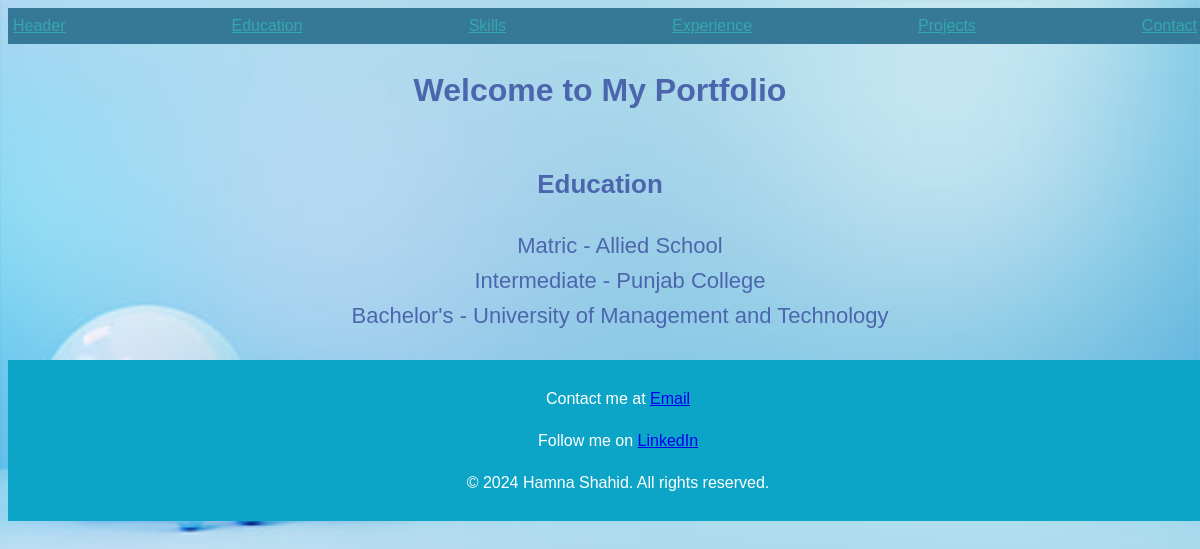
The app's page /education/ with its own data.
### portfolio/models.py (models this page shows, shortened)
class Education(models.Model):
    objects = None
    degree = models.CharField(max_length=255)
    institution = models.CharField(max_length=255)

### portfolio/views.py (the view)
# urls.py: path('education/', views.education_list, name='education'),
def education_list(request):
    education_items = Education.objects.all()
    context = {
        'education_items': education_items
    }
    return render(request, 'education.html', context)

### template/education.html (shortened to what this page needs)
{% extends 'base.html' %}
{% block content %}
    <section >
        <h2 style="text-align: center; font-size: 26px;">Education</h2>
        <ul style="list-style: none; text-align: center; text-align: center;font-size: 22px;">
            {% for education_item in education_items %}
                <li>{{ education_item.degree }} - {{ education_item.institution }}</li>
            {% endfor %}
        </ul>
    </section>
{% endblock %}

### template/base.html (shortened to what this page needs)
<!DOCTYPE html>
<html lang="en">
{% load static %}
<head>
</head>
<body>
    <header>
        <nav>
            <ul>
                <li><a href="{% url 'header' %}">Header</a></li>
                <li><a href="{% url 'education' %}">Education</a></li>
                <li><a href="{% url 'skills' %}">Skills</a></li>
                <li><a href="{% url 'experience' %}">Experience</a></li>
                <li><a href="{% url 'projects' %}">Projects</a></li>
                <li><a href="{% url 'contact' %}">Contact</a></li>
            </ul>
        </nav>
        <h1 style="text-align: center;">Welcome to My Portfolio</h1>
    </header>
    <main>
        {% block content %}
        {% endblock %}
    </main>
    <footer>
        <div class="footer-content">
        <p>Contact me at <a href="mailto:f2021266494@umt.edu.pk">Email</a></p>
        <p>Follow me on <a href="https://linkedin.com/Hamna Shahid">LinkedIn</a></p>
        <p>&copy; 2024 Hamna Shahid. All rights reserved.</p>
    </div>
    </footer>
</body>
</html>

### records on screen
Education: degree "Matric", institution "Allied School"
Education: degree "Intermediate", institution "Punjab College"
Education: degree "Bachelor's", institution "University of Management and Technology"
